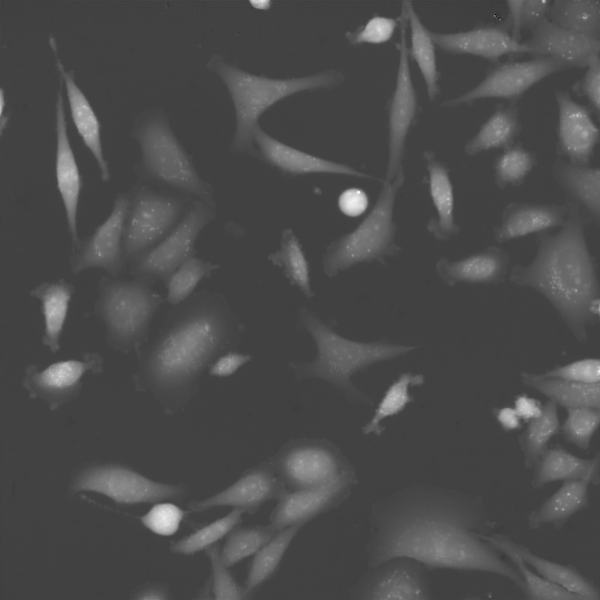
%> input picture 04_MATLAB_Files/qpi1.tif, 600 x 600 px
$ octave manan_test_test_3.m   (GNU Octave 9; MATLAB toolbox functions it lacks are replaced by stand-ins)
%> lines starting %> are read from the running program, lines starting %| are printed output that depends on the picture; in (x1, y1, x2, y2) boxes, pixels count from 0 and x2, y2 are one past the last pixel; in counts of white or black regions, pixels touching at a corner belong together; the program's own positions count from 1
clc;clear all;close all;


I=im2double(imread('qpi1.tif'));
%> I: size 600x600 double; min 0, max 1, mean 0.299

sigma_x=10;
sigma_y=10;
theta=0;
[a,b,c]=sigma2abc(sigma_x,sigma_y,theta);

K=glogkernel(a, b, c);

q=imfilter(I,K,'replicate');
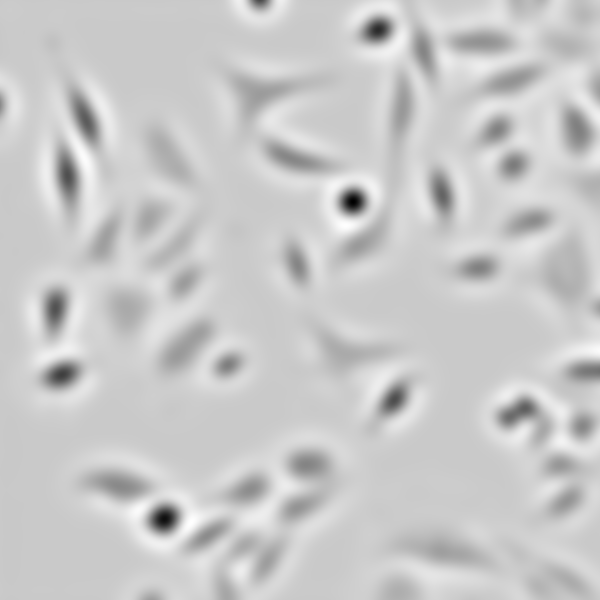
%> q: size 600x600 double; min -2.52, max 0.67, mean 0.00111; drawn with min black and max white
q=imerode(q,strel('disk',10));%distance filter
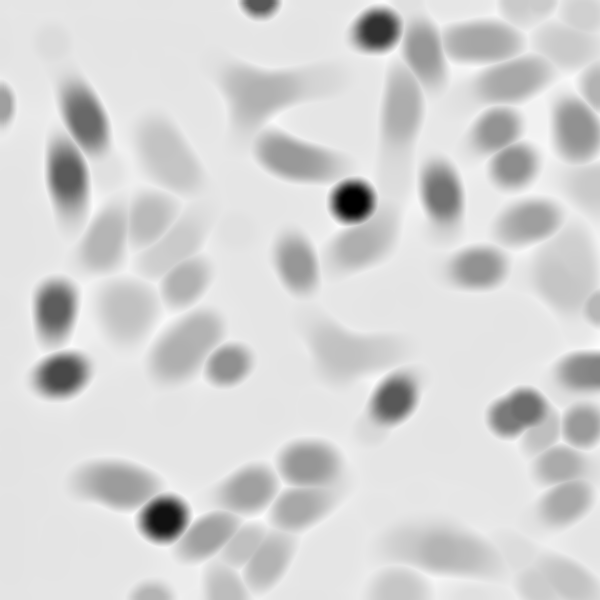
%> q: size 600x600 double; min -2.52, max 0.285, mean -0.19; drawn with min black and max white
bw=imregionalmin(q);
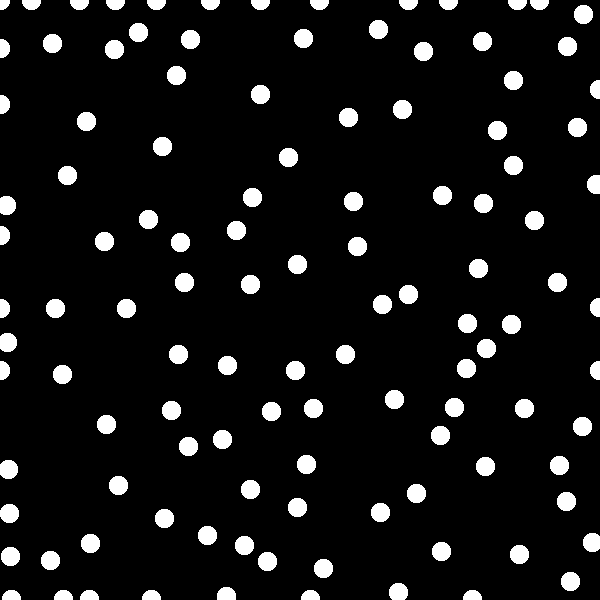
%> bw: size 600x600 logical; 8.3% white; 115 white regions, largest, box (x1, y1, x2, y2) and area: (574, 5, 593, 24) 293, (369, 20, 388, 39) 293, (129, 23, 148, 42) 293
bw=bw.*(q<-0.01);
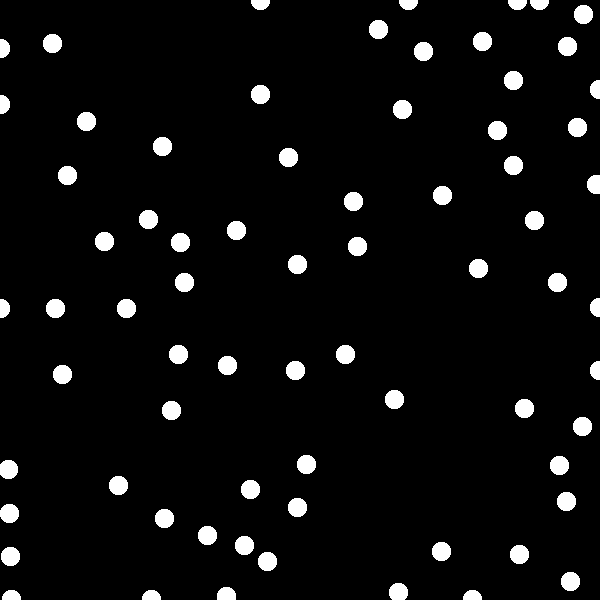
%> bw: size 600x600 double; values 0 (black) and 1 (white), 5.2% white; 71 white regions, largest, box (x1, y1, x2, y2) and area: (574, 5, 593, 24) 293, (369, 20, 388, 39) 293, (473, 32, 492, 51) 293

s = regionprops(bw>0,'centroid');
%> s = 71 regions; first 5, Centroid: [4.8 49], [4.8 105], [4.8 309], [9.2 470], [10 514]
centroids = round(cat(1, s.Centroid));
%> centroids = 71 rows, first 12: [5 49; 5 105; 5 309; 9 470; 10 514; 11 557; 12 596; 53 44; 56 309; 63 375; 68 176; 87 122]

cxx=centroids(:,1);
%> cxx = 71 values from 5 to 596
cyy=centroids(:,2);
%> cyy = 71 values, max 596 at index 7, min 5 at index 30, mean 299.4

cxx=cxx+6;
%> cxx = 71 values from 11 to 602
cyy=cyy+6;
%> cyy = 71 values, max 602 at index 7, min 11 at index 30, mean 305.4

sigma_xx=5*ones(1,length(cxx));
sigma_yy=10*ones(1,length(cxx));
thetat=2*pi*rand(1,length(cxx)).*ones(1,length(cxx));

[aa,bb,cc]=sigma2abc(sigma_xx,sigma_yy,thetat);
%> aa = 71 values, max 0.02 at index 41, min 0.005 at index 16, mean 0.0129; bb = 71 values, max 0.00749 at index 46, min -0.00747 at index 15, mean 0.000896; cc = 71 values, max 0.02 at index 16, min 0.005 at index 41, mean 0.0121


at=zeros(100*100*100,1);
bt=zeros(100*100*100,1);
ct=zeros(100*100*100,1);
k=0;
%> the run ends on the next line
for sx=linspace(7,20,100)
% [128 lines not run here, left out]
% [75 lines left out: functions plot_gauss, point2im, not called in this run]


% function [LoG]= glogkernel(sigma_x, sigma_y, theta)
function [LoG]= glogkernel(a, b, c)


N =  100;


[X, Y] =  meshgrid( linspace(0, N, N + 1) - N/2, linspace(0, N, N + 1) - N / 2);


D2Gxx = ((2*a*X + 2*b*Y).^2 - 2*a) .*  exp(-(a*X.^2 + 2*b*X.*Y + c*Y.^2));
D2Gyy = ((2*b*X + 2*c*Y).^2 - 2*c) .*  exp(-(a*X.^2 + 2*b*X.*Y + c*Y.^2));

LoG = (D2Gxx + D2Gyy);
% Gaussian =  exp(-(a*X.^2 + 2*b*X.*Y + c*Y.^2));
% LoG = (D2Gxx + D2Gyy) ./  sum(Gaussian(:));


% LoG=(1/a)*(1/c)*LoG;

end


% [45 lines left out: functions gaussian, fun2min, not called in this run]


function [a,b,c]=sigma2abc(sigma_x,sigma_y,theta)

a =  cos(theta) .^ 2 ./ (2 .* sigma_x .^ 2) +  sin(theta) .^ 2 ./ (2 .* sigma_y .^ 2);
b = - sin(2 .* theta) ./ (4 .* sigma_x .^ 2) + sin(2 .* theta) ./ (4 .* sigma_y .^ 2);
c =  sin(theta) .^ 2 ./ (2 .* sigma_x .^ 2) + cos(theta) .^ 2 ./ (2 .* sigma_y .^2);


end
